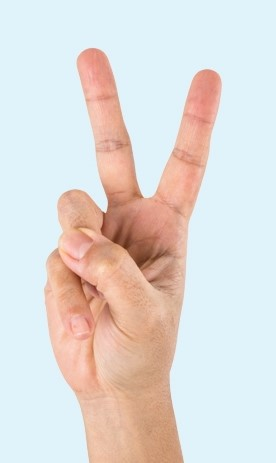
#> input picture iki.jpg, 276 x 463 px
$ python hand_detection.py
#> lines starting #> are read from the running program, lines starting #| are printed output that depends on the picture; after the words box and inside, x2 and y2 are one past the last pixel; in counts of white or black regions, pixels touching at a corner belong together
import cv2
import numpy as np

img = cv2.imread("iki.jpg")
#> img is the input picture: shape (463, 276, 3); mean B, G, R 215.7, 218.7, 223.5
imgHSV = cv2.cvtColor(img,cv2.COLOR_BGR2HSV)
#> imgHSV: shape (463, 276, 3); mean H, S, V 68.5, 46.9, 240.7
lower = np.array([0,48,80])
upper = np.array([20,255,255])
maske = cv2.inRange(imgHSV,lower,upper)
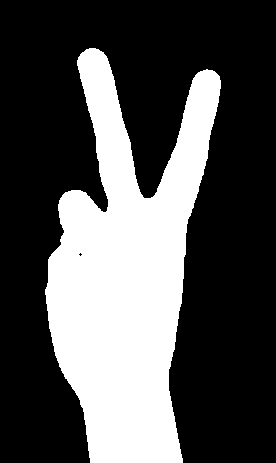
#> maske: shape (463, 276); 31.5% white; 1 white region, box (x1, y1, x2, y2) and area: (45, 48, 221, 463) 40252
imgBlurred = cv2.blur(maske,(2,2))
_,thresh = cv2.threshold(imgBlurred,0,255,cv2.THRESH_BINARY)
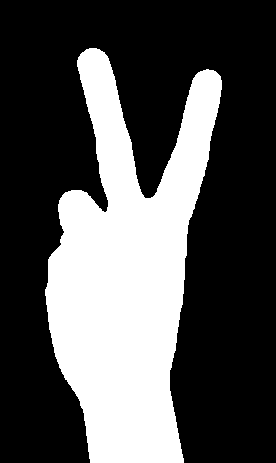
#> thresh: shape (463, 276); 32.1% white; 1 white region

contours,_ = cv2.findContours(thresh,cv2.RETR_EXTERNAL,cv2.CHAIN_APPROX_NONE)
#> contours = 1 contour; box (x1, y1, x2, y2) and area: (45, 48, 222, 463) 40318

for contour in contours:
    area = cv2.contourArea(contour)
    if area>300:
        cv2.drawContours(img,contour,contourIdx=-1,color=[255,0,0],thickness=2)
#> this loop made 1 pass
#> area on pass 1: 40318.5
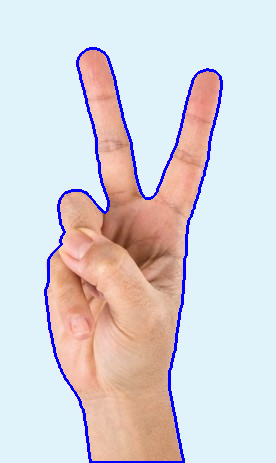
#> img: shape (463, 276, 3); 2.92% of pixels changed, all inside (x1, y1, x2, y2) = (44, 47, 223, 463)

hull_list = []
for i in contours:
    hull = cv2.convexHull(i)
    hull_list.append(hull)
#> this loop made 1 pass
#> after the loop, hull_list = 1 contour; box (x1, y1, x2, y2) and area: (45, 48, 222, 463) 57164
cv2.drawContours(img,hull_list,-1,[0,255,0],2)
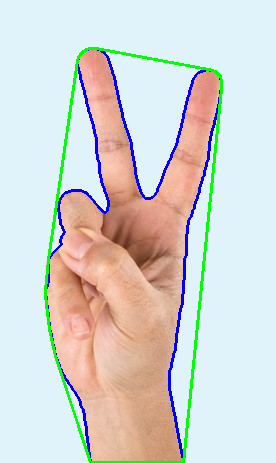
#> img: shape (463, 276, 3); 2.33% of pixels changed, all inside (x1, y1, x2, y2) = (44, 47, 223, 463)

hull = cv2.convexHull(contours[0],returnPoints=False)
#> hull = 24 values, max 1270 at index 0, min 0 at index 23, mean 465.9
defects = cv2.convexityDefects(contours[0],hull)
#> defects = 18 rows, first 6: [0, 3, 1, 162], [3, 7, 6, 154], [9, 12, 10, 142], [12, 15, 14, 162], [15, 279, 161, 13243], [279, 309, 302, 586]

kontur = contours[0]
#> kontur = contour of 1277 points, box (x1, y1, x2, y2) (45, 48, 222, 463), area 40318
count = 0
for i in range(defects.shape[0]):
    s,e,f,d = defects[i,0]
    start = tuple(kontur[s][0])
    end = tuple(kontur[e][0])
    far = tuple(kontur[f][0])
    cv2.circle(img,far,5,[0,0,255],-1)

    #kosinus teoremi:
    a = np.sqrt((end[0] - start[0]) ** 2 + (end[1] - start[1]) ** 2)
    b = np.sqrt((far[0] - start[0]) ** 2 + (far[1] - start[1]) ** 2)
    c = np.sqrt((end[0] - far[0]) ** 2 + (end[1] - far[1]) ** 2)
    angle = np.arccos((b ** 2 + c ** 2 - a ** 2) / (2 * b * c))

    if angle <= np.pi / 2:  #90 dereceden küçükse
        count = count +1
#> this loop made 18 passes
#> (s, e, f, d, start, end, far, a) on passes 1 to 11: (0, 3, 1, 162, (89, 48), (86, 49), (88, 49), 3.16), (3, 7, 6, 154, (86, 49), (82, 52), (83, 52), 5), (9, 12, 10, 142, (80, 54), (78, 57), (80, 55), 3.61), (12, 15, 14, 162, (78, 57), (77, 60), (78, 59), 3.16), (15, 279, 161, 13243, (77, 60), (48, 259), (108, 206), 201.1), (279, 309, 302, 586, (48, 259), (45, 289), (48, 282), 30.15), (315, 324, 316, 226, (45, 295), (46, 304), (46, 296), 9.06), (324, 341, 332, 269, (46, 304), (48, 321), (48, 312), 17.12), (341, 349, 342, 222, (48, 321), (49, 329), (49, 322), 8.06), (349, 363, 353, 286, (49, 329), (52, 343), (51, 333), 14.32), (363, 372, 367, 278, (52, 343), (54, 352), (54, 347), 9.22)
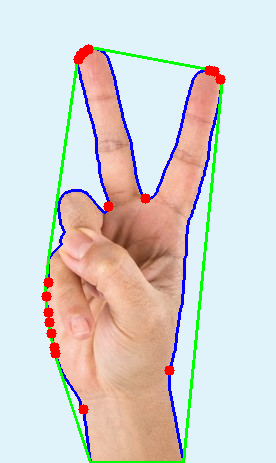
#> img: shape (463, 276, 3); 1.02% of pixels changed, all inside (x1, y1, x2, y2) = (41, 44, 226, 415)
#> after the loop, count = 1

if count > 0:
    count = count +1
#> count = 2
    cv2.putText(img, str(count), (0,50), cv2.FONT_HERSHEY_SIMPLEX, 1, (255,0,0), 2, cv2.LINE_AA)
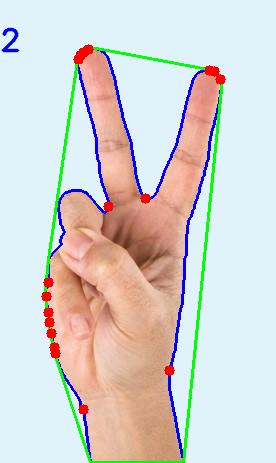
#> img: shape (463, 276, 3); 0.2% of pixels changed, all inside (x1, y1, x2, y2) = (1, 27, 20, 53)

cv2.imshow("hand",img)

cv2.waitKey()
cv2.destroyAllWindows()

$ run again, with Hand.jpg copied over iki.jpg
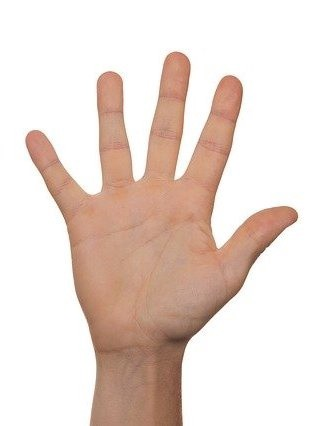
#> input picture Hand.jpg, 318 x 426 px
#> img is the input picture: shape (426, 318, 3); mean B, G, R 209, 217, 232.6
#> imgHSV: shape (426, 318, 3); mean H, S, V 9.1, 31.9, 232.7
#> `maske = cv2.inRange(imgHSV,lower,upper)`:
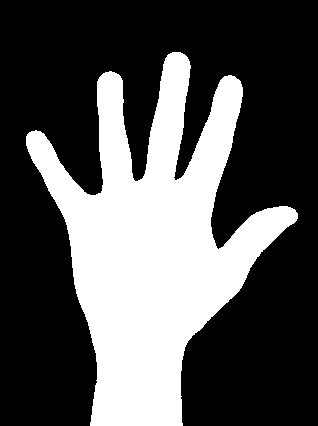
#> maske: shape (426, 318); 33.1% white; 1 white region, box (x1, y1, x2, y2) and area: (26, 52, 298, 426) 44863
#> thresh: shape (426, 318); 33.8% white; 1 white region
#> contours = 1 contour; box (x1, y1, x2, y2) and area: (26, 52, 299, 426) 45010
#> the loop `for contour in contours:` made 1 pass
#> area on pass 1: 45010
#> the loop `for i in contours:` made 1 pass
#> after the loop `for i in contours:`: hull_list = 1 contour; box (x1, y1, x2, y2) and area: (26, 52, 299, 426) 69781
#> hull = [1581, 1334, 1330, 1328, 1077, 1071, 1069, 852, 759, 480, 470, 468, 466, 257, 255, 0]
#> defects = [[0, 255, 133, 29081], [255, 257, 256, 114], [257, 466, 377, 23541], [468, 470, 469, 114], [480, 759, 560, 5651], [852, 1069, 935, 9248], [1069, 1071, 1070, 114], [1077, 1328, 1164, 22520], [1330, 1334, 1331, 154], [1334, 1581, 1451, 30464]]
#> kontur = contour of 1590 points, box (x1, y1, x2, y2) (26, 52, 299, 426), area 45010
#> the loop `for i in range(defects.shape[0]):` made 10 passes
#> (s, e, f, d, start, end, far, a) on passes 1 to 6: (0, 255, 133, 29081, (172, 52), (105, 72), (137, 181), 69.92), (255, 257, 256, 114, (105, 72), (103, 73), (104, 73), 2.24), (257, 466, 377, 23541, (103, 73), (29, 132), (100, 193), 94.64), (468, 470, 469, 114, (27, 134), (26, 136), (27, 135), 2.24), (480, 759, 560, 5651, (26, 146), (90, 425), (67, 226), 286.2), (852, 1069, 935, 9248, (183, 425), (297, 221), (188, 342), 233.7)
#> after the loop `for i in range(defects.shape[0]):`: count = 4
#> `count = count +1`: count = 5
#> `cv2.putText(img, str(count), (0,50), cv2.FONT_HERSHEY_SIMPLEX, 1, (255..`:
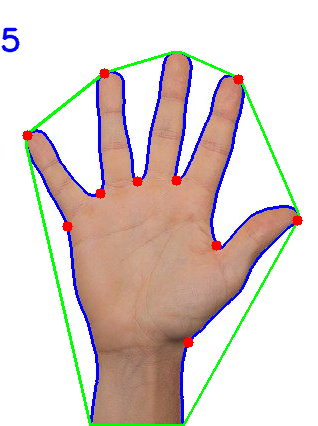
#> img: shape (426, 318, 3); mean B, G, R 205.8, 210.2, 221.5

$ run again, with bir.jpg copied over iki.jpg
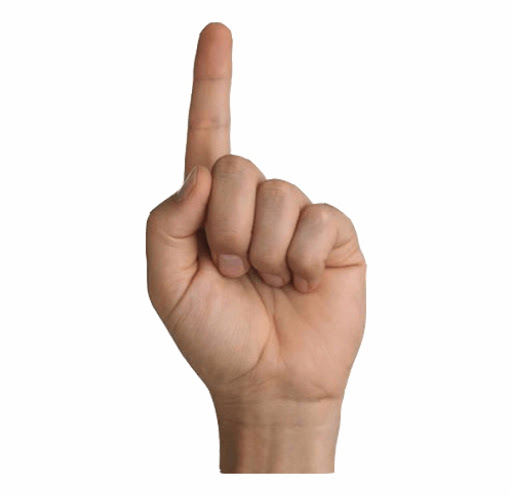
#> input picture bir.jpg, 512 x 496 px
#> img is the input picture: shape (496, 512, 3); mean B, G, R 221.3, 226.5, 236.2
#> imgHSV: shape (496, 512, 3); mean H, S, V 3.2, 22.5, 236.2
#> `maske = cv2.inRange(imgHSV,lower,upper)`:
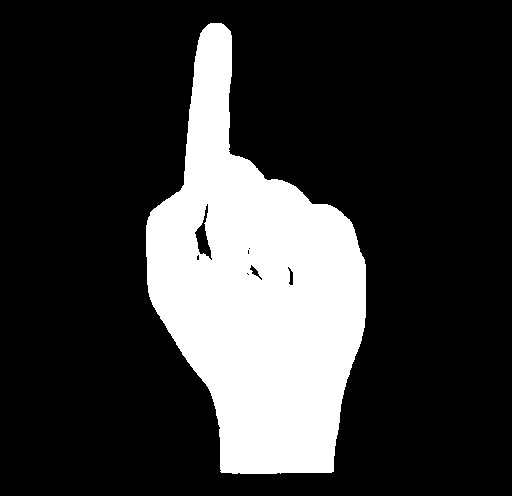
#> maske: shape (496, 512); 21.9% white; 1 white region, box (x1, y1, x2, y2) and area: (146, 23, 366, 474) 55713
#> thresh: shape (496, 512); 22.3% white; 1 white region
#> contours = 1 contour; box (x1, y1, x2, y2) and area: (146, 23, 367, 475) 56318
#> the loop `for contour in contours:` made 1 pass
#> area on pass 1: 56318.5
#> the loop `for i in contours:` made 1 pass
#> after the loop `for i in contours:`: hull_list = 1 contour; box (x1, y1, x2, y2) and area: (146, 23, 367, 475) 68503
#> hull = 29 values, max 1083 at index 0, min 0 at index 28, mean 477.9
#> defects = 23 rows, first 6: [0, 2, 1, 114], [8, 11, 9, 142], [11, 18, 14, 211], [18, 206, 162, 6601], [206, 211, 210, 201], [243, 271, 244, 247]
#> kontur = contour of 1095 points, box (x1, y1, x2, y2) (146, 23, 367, 475), area 56318
#> the loop `for i in range(defects.shape[0]):` made 23 passes
#> (s, e, f, d, start, end, far, a) on passes 1 to 7: (0, 2, 1, 114, (210, 23), (208, 24), (209, 24), 2.24), (8, 11, 9, 142, (202, 30), (200, 33), (202, 31), 3.61), (11, 18, 14, 211, (200, 33), (198, 40), (200, 36), 7.28), (18, 206, 162, 6601, (198, 40), (147, 220), (184, 184), 187.1), (206, 211, 210, 201, (147, 220), (146, 225), (147, 224), 5.1), (243, 271, 244, 247, (146, 257), (147, 285), (147, 258), 28.02), (271, 279, 272, 222, (147, 285), (148, 293), (148, 286), 8.06)
#> after the loop `for i in range(defects.shape[0]):`:
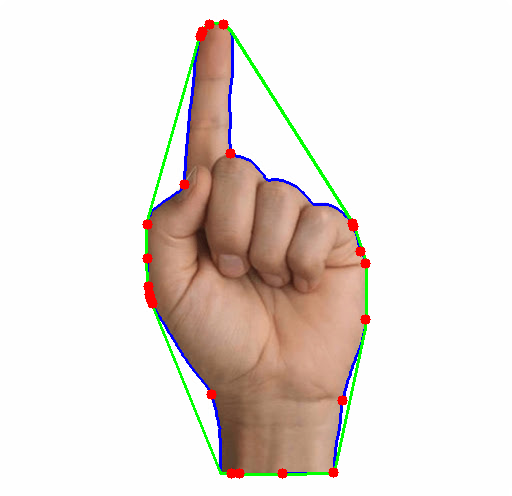
#> img: shape (496, 512, 3); mean B, G, R 218.5, 224.2, 232.5
#> after the loop `for i in range(defects.shape[0]):`: count = 0
